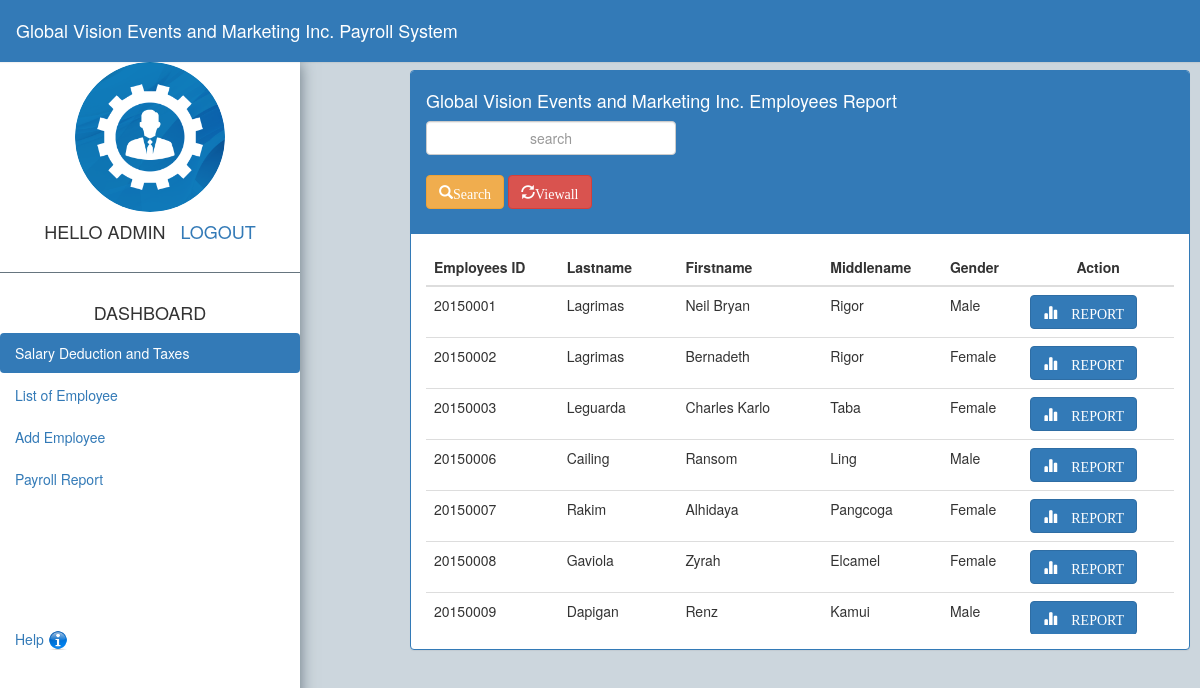
Page /main/salary.php (signed in) on the committed database.
### tables this page shows
CREATE TABLE `employee` (
  `ID_NUM` bigint(8) NOT NULL,
  `Last_name` varchar(30) NOT NULL,
  `First_name` varchar(30) NOT NULL,
  `mid_name` varchar(30) NOT NULL,
  `age` int(2) NOT NULL,
  `gender` varchar(6) NOT NULL,
  `birthday` date NOT NULL,
  `address` varchar(45) NOT NULL,
  `status` varchar(30) NOT NULL
);

### main/salary.php (the view, shortened to what this page needs)
<!DOCTYPE html>
<html>
<head>
	<?php include 'bootstrap_admin.php'; ?>
	<link rel="stylesheet" type="text/css" href="../css/home.css">
</head>
<body id="back">
<div class="panel-group" id="top">
		<div class="panel panel-primary"  id="size">
			<div class="panel-heading" id="size">
			<h4>Global Vision Events and Marketing Inc. Payroll System</h4>
			</div>
		</div>
</div>
<div class="container">
<div class="sidebar">
<center><img src="../images/login_lock.png" class="img-circle" width="150" height="150"><br>
		<h4>HELLO ADMIN &nbsp&nbsp<a href="../function/logout.php">LOGOUT</a></h4></center>
<br>
<div id="sidebar"><br>
	<ul class="nav nav-pills nav-stacked">
		<li><center><h4>DASHBOARD</h4></center></li>
		<li class="active"><a href="#">Salary Deduction and Taxes</a></li>
		<li><a href="home.php">List of Employee</a></li>
		<li><a href="add_employee.php">Add Employee</a></li>
		<li><a href="report.php">Payroll Report</a></li><br><br><br><br><br><br>
		<li><a href="help.php">Help <img src="../images/aw.ico" id="sam"></a></li>
	</ul>
</div>
</div>
<div class="panel-group" id="body">
	<div class="panel panel-primary">
		<div class="panel-heading"><h4>Global Vision Events and Marketing Inc. Employees Report</h4>
					<form method="POST" autocomplete="off">
						<div class="form-group">
							<input type="text" name="search" class="form-control" placeholder="search" id="search"><br>
							<button type="submit" class="btn btn-warning" name="submit" id="searchbtn">
							<span class="glyphicon glyphicon-search">Search</span>
						</button>
						<button type="submit" name="submit1" class="btn btn-danger" id="searchbtn">
							<span class="glyphicon glyphicon-refresh">Viewall</span>
						</button>
						</div>
					</form>
		</div>
		<div class="panel-body" id="cool2">
			<table class="table table-hover" id="cool">
			<thead>
				<tr>
					<th>Employees ID</th>
					<th>Lastname</th>
					<th>Firstname</th>
					<th>Middlename</th>
					<th>Gender</th>
					<th><center>Action</center></th>
				</tr>
			</thead>
<?php
require '../connect/connection.php';
if (isset($_POST['submit'])) {
$search = $_POST['search'];
$sql2 = "SELECT * FROM employee where ID_NUM like '%$search%' or Last_name like '$search%'";
$result2 = mysqli_query($connect,$sql2);
@$town = mysqli_num_rows($result2);
if ($town >= 1) {
	while ($row2 = mysqli_fetch_assoc($result2)){
		echo "<tr>";
		echo "<td>".$row2['ID_NUM']."</td>";
		echo "<td>".$row2['Last_name']."</td>";
		echo "<td>".$row2['First_name']."</td>";
		echo "<td>".$row2['mid_name']."</td>";
		echo "<td>".$row2['gender']."</td>";
		echo "<td><a href=../compute/compute.php?ID_NUM=".$row2['ID_NUM']."><button type='button' class='btn btn-primary'><span class='glyphicon glyphicon-stats'>  REPORT</span></button></a></td>";
		echo "</tr>";
	}
}else{
	echo "<div class='alert alert-danger'>";
	echo "<strong>No Match</strong>";
	echo "</div>";
}
}
else{
$sql3 = "SELECT * FROM employee group by ID_NUM order by ID_NUM";
$result3 = mysqli_query($connect,$sql3);
if (mysqli_num_rows($result3) > 0) {
	while ($row3 = mysqli_fetch_assoc($result3)){
		echo "<tr>";
		echo "<td>".$row3['ID_NUM']."</td>";
		echo "<td>".$row3['Last_name']."</td>";
		echo "<td>".$row3['First_name']."</td>";
		echo "<td>".$row3['mid_name']."</td>";
		echo "<td>".$row3['gender']."</td>";
		echo "<td><a href=../compute/compute.php?ID_NUM=".$row3['ID_NUM']."><button type='button' class='btn btn-primary'><span class='glyphicon glyphicon-stats'>  REPORT</span></button></a></td>";
		echo "</tr>";
	}
}
}
?>
			</table>
		</div>
	</div>
</div>
</div>
</body>
</html>

### main/bootstrap_admin.php (shortened to what this page needs)
<!DOCTYPE html>
<html>
<head>
  <link rel="stylesheet" href="../bootstrap/css/bootstrap.min.css">
</head>
</html>

### css/home.css (style rules this page uses)
* { margin: 0px; padding: 0px; border: 0px; }
#back { background-color: #CCD6DD; }
#top { position: fixed; top: 0px; width: 100%; z-index: 99; }
#size { border-radius: 0px; }
.sidebar { min-width: 300px; width: 300px; min-height: 654px; height: 100%; background-color: white; position: fixed; top: 62px; left: 0px; box-shadow: 0 1px 15px 0 #66757F; }
#sidebar { border-top: 1px solid #66757F; }
#body { position: relative; top: 70px; left: 380px; width: 780px; }
#search { width: 250px; text-align: center; }
#searchbtn { position: relative; }
#cool2 { overflow-y: auto; height: 400px; margin-bottom: 15px; }

### main/salary.php (style rules this page uses)
#sam { height: 20px; width: 20px; position: relative; top: -1px; }

### rows in the picture
employee: ID_NUM "20150001", Last_name "Lagrimas", First_name "Neil Bryan", mid_name "Rigor", gender "Male"
employee: ID_NUM "20150002", Last_name "Lagrimas", First_name "Bernadeth", mid_name "Rigor", gender "Female"
employee: ID_NUM "20150003", Last_name "Leguarda", First_name "Charles Karlo", mid_name "Taba", gender "Female"
employee: ID_NUM "20150006", Last_name "Cailing", First_name "Ransom", mid_name "Ling", gender "Male"
employee: ID_NUM "20150007", Last_name "Rakim", First_name "Alhidaya", mid_name "Pangcoga", gender "Female"
employee: ID_NUM "20150008", Last_name "Gaviola", First_name "Zyrah", mid_name "Elcamel", gender "Female"
employee: ID_NUM "20150009", Last_name "Dapigan", First_name "Renz", mid_name "Kamui", gender "Male"
